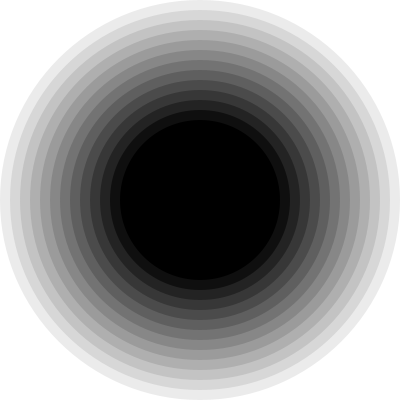
Frame 1 (no input)
Frame 60 (the mouse pressed at the canvas centre just before this capture): identical to frame 1, image omitted
Frame 120 (the mouse held since frame 60 and released just before this capture): identical to frame 1, image omitted

The Processing sketch that drew this single still picture (run headless with seeded random() and noise(); from frame 60 on, the mouse is pressed at the canvas centre):

// Processing sketch: chapter_6_3
// ── chapter_6_3.pde
int x; // beginning x pos
int y; // beginnign y pos
float w; 
float decrease = 20; // amount to decrease radius by




float xcol = 255;

void setup(){
	size(400, 400);
	background(255);
	x = width/2;
	y = height/2; 
	w = width; // width
	smooth();
}

void draw(){
	while (w > 0){
		xcol = xcol - decrease;
		print(xcol);
		noStroke();
		fill(xcol);
		ellipse(x, y, w, w);
		w = w - decrease;
	}

	
}
